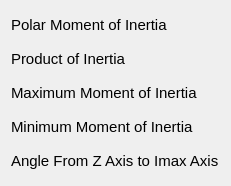
    <widget class="QWidget" name="layoutWidget">
     <property name="geometry">
      <rect>
       <x>10</x>
       <y>550</y>
       <width>231</width>
       <height>171</height>
      </rect>
     </property>
     <layout class="QVBoxLayout" name="verticalLayout_6">
      <item>
       <widget class="QLabel" name="polarMOIlabel">
        <property name="minimumSize">
         <size>
          <width>0</width>
          <height>28</height>
         </size>
        </property>
        <property name="maximumSize">
         <size>
          <width>16777215</width>
          <height>28</height>
         </size>
        </property>
        <property name="font">
         <font>
          <pointsize>11</pointsize>
         </font>
        </property>
        <property name="text">
         <string>Polar Moment of Inertia</string>
        </property>
        <property name="wordWrap">
         <bool>false</bool>
        </property>
       </widget>
      </item>
      <item>
       <widget class="QLabel" name="productofinertialabel">
        <property name="minimumSize">
         <size>
          <width>0</width>
          <height>28</height>
         </size>
        </property>
        <property name="maximumSize">
         <size>
          <width>16777215</width>
          <height>28</height>
         </size>
        </property>
        <property name="font">
         <font>
          <pointsize>11</pointsize>
         </font>
        </property>
        <property name="text">
         <string>Product of Inertia</string>
        </property>
        <property name="wordWrap">
         <bool>false</bool>
        </property>
       </widget>
      </item>
      <item>
       <widget class="QLabel" name="maxMOIlabel">
        <property name="minimumSize">
         <size>
          <width>0</width>
          <height>28</height>
         </size>
        </property>
        <property name="maximumSize">
         <size>
          <width>16777215</width>
          <height>28</height>
         </size>
        </property>
        <property name="font">
         <font>
          <pointsize>11</pointsize>
         </font>
        </property>
        <property name="text">
         <string>Maximum Moment of Inertia</string>
        </property>
        <property name="wordWrap">
         <bool>false</bool>
        </property>
       </widget>
      </item>
      <item>
       <widget class="QLabel" name="minMOIlabel">
        <property name="minimumSize">
         <size>
          <width>0</width>
          <height>28</height>
         </size>
        </property>
        <property name="maximumSize">
         <size>
          <width>16777215</width>
          <height>28</height>
         </size>
        </property>
        <property name="font">
         <font>
          <pointsize>11</pointsize>
         </font>
        </property>
        <property name="text">
         <string>Minimum Moment of Inertia</string>
        </property>
        <property name="wordWrap">
         <bool>false</bool>
        </property>
       </widget>
      </item>
      <item>
       <widget class="QLabel" name="axisanglelabel">
        <property name="minimumSize">
         <size>
          <width>0</width>
          <height>28</height>
         </size>
        </property>
        <property name="maximumSize">
         <size>
          <width>16777215</width>
          <height>28</height>
         </size>
        </property>
        <property name="font">
         <font>
          <pointsize>11</pointsize>
         </font>
        </property>
        <property name="text">
         <string>Angle From Z Axis to Imax Axis</string>
        </property>
        <property name="wordWrap">
         <bool>false</bool>
        </property>
       </widget>
      </item>
     </layout>
    </widget>
